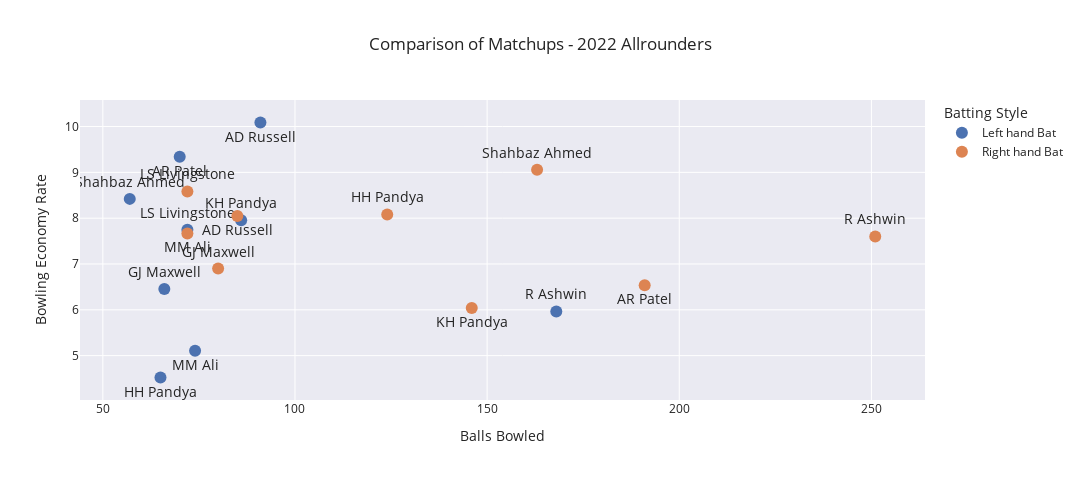

The notebook cell this image was saved under:
### Code cell
import chart_studio.plotly as py
import chart_studio.tools as tls
import plotly.express as px
df_to_plot = pd.DataFrame(columns=['batting_style','runs_conceded','balls_bowled','bowler'])
for bowler in list(matchup_dict_2022.keys()):
    filtered_dataf = matchup_dict_2022[bowler].groupby(['batting_style'])['runs_off_bat'].agg(runs_conceded='sum').reset_index()
    filtered_dataf['balls_bowled'] = matchup_dict_2022[bowler].groupby(['batting_style'])['balls_bowled'].agg(balls_bowled='sum')['balls_bowled'].values
    filtered_dataf['bowler'] = bowler
    df_to_plot = pd.concat([df_to_plot,filtered_dataf])
df_to_plot.sort_values(by='balls_bowled',inplace=True)
df_to_plot.reset_index(drop=True,inplace=True)
fig3 = px.scatter(df_to_plot,color='batting_style',text='bowler',x=df_to_plot.balls_bowled,
                 y=(df_to_plot.runs_conceded*6/df_to_plot.balls_bowled),
                 width=1080,height=480,template='seaborn',
                labels={
                     "batting_style": "Batting Style",
                     "player": "Player",
                     "balls_bowled": "Balls Bowled",
                     "y":"Bowling Economy Rate"
                 },
                title="Comparison of Matchups - 2022 Allrounders"
                
                
                )

def improve_text_position(x):
    """ it is more efficient if the x values are sorted """
    positions = ['top center', 'bottom center']  # you can add more: left center ...
    return [positions[i % len(positions)] for i in range(len(x))]

fig3.update_traces(marker={'size': 12},textposition=improve_text_position(df_to_plot['balls_bowled']),textfont_size=14)


fig3.show()
#p1 = sns.scatterplot(data = df_to_plot,hue='season',style='season',x='balls_faced_all',y='balls_bowled')
#ax.legend(loc = 'center left',bbox_to_anchor = (1,1),ncol=1)

### Figure 1 — Plotly figure (JSON) as saved in the notebook; plotly's stock layout.template omitted (floating-point values rounded to 4 significant figures)
{"data": [{"hovertemplate": "Batting Style=Left hand Bat<br>Balls Bowled=%{x}<br>Bowling Economy Rate=%{y}<br>bowler=%{text}<extra></extra>", "legendgroup": "Left hand Bat", "marker": {"color": "rgb(76,114,176)", "size": 12, "symbol": "circle"}, "mode": "markers+text", "name": "Left hand Bat", "orientation": "v", "showlegend": true, "text": ["Shahbaz Ahmed", "HH Pandya", "GJ Maxwell", "AR Patel", "LS Livingstone", "MM Ali", "KH Pandya", "AD Russell", "R Ashwin"], "textfont": {"size": 14}, "textposition": ["top center", "bottom center", "top center", "bottom center", "top center", "bottom center", "top center", "bottom center", "top center", "bottom center", "top center", "bottom center", "top center", "bottom center", "top center", "bottom center", "top center", "bottom center"], "type": "scatter", "x": [57, 65, 66, 70, 72, 74, 86, 91, 168], "xaxis": "x", "y": [8.421, 4.523, 6.455, 9.343, 7.75, 5.108, 7.953, 10.09, 5.964], "yaxis": "y"}, {"hovertemplate": "Batting Style=Right hand Bat<br>Balls Bowled=%{x}<br>Bowling Economy Rate=%{y}<br>bowler=%{text}<extra></extra>", "legendgroup": "Right hand Bat", "marker": {"color": "rgb(221,132,82)", "size": 12, "symbol": "circle"}, "mode": "markers+text", "name": "Right hand Bat", "orientation": "v", "showlegend": true, "text": ["LS Livingstone", "MM Ali", "GJ Maxwell", "AD Russell", "HH Pandya", "KH Pandya", "Shahbaz Ahmed", "AR Patel", "R Ashwin"], "textfont": {"size": 14}, "textposition": ["top center", "bottom center", "top center", "bottom center", "top center", "bottom center", "top center", "bottom center", "top center", "bottom center", "top center", "bottom center", "top center", "bottom center", "top center", "bottom center", "top center", "bottom center"], "type": "scatter", "x": [72, 72, 80, 85, 124, 146, 163, 191, 251], "xaxis": "x", "y": [8.583, 7.667, 6.9, 8.047, 8.081, 6.041, 9.055, 6.534, 7.602], "yaxis": "y"}], "layout": {"height": 480, "legend": {"title": {"text": "Batting Style"}, "tracegroupgap": 0}, "title": {"text": "Comparison of Matchups - 2022 Allrounders"}, "width": 1080, "xaxis": {"anchor": "y", "autorange": true, "domain": [0, 1], "range": [44.05, 263.9], "title": {"text": "Balls Bowled"}, "type": "linear"}, "yaxis": {"anchor": "x", "autorange": true, "domain": [0, 1], "range": [4.032, 10.58], "title": {"text": "Bowling Economy Rate"}, "type": "linear"}}}
